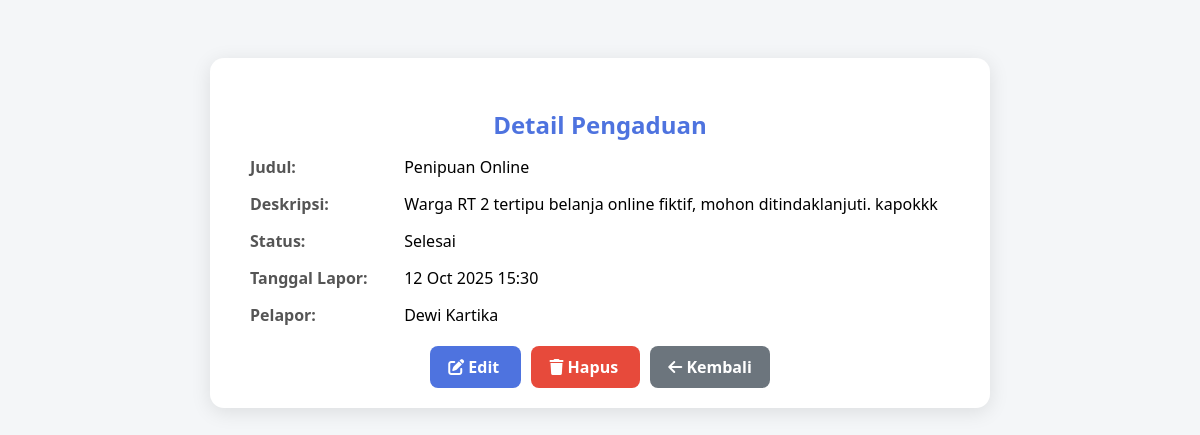
The page /warga/pengaduan/10/ on the database its author committed.
### warga/models.py (models this page shows, shortened)
class Pengaduan(models.Model):
    STATUS_CHOICES = [
        ('BARU', 'Baru'),
        ('DIPROSES', 'Diproses'),
        ('SELESAI', 'Selesai'),
    ]
    judul = models.CharField(max_length=200)
    deskripsi = models.TextField()
    status = models.CharField(max_length=10, choices=STATUS_CHOICES, default='BARU')
    tanggal_lapor = models.DateTimeField(auto_now_add=True)
    pelapor = models.ForeignKey(Warga, on_delete=models.CASCADE, related_name='pengaduan')

class Warga(models.Model):
    nik = models.CharField(max_length = 16, unique = True, verbose_name = "Nomor Induk Kependudukan")
    nama_lengkap = models.CharField(max_length = 100, verbose_name = "Nama Lengkap")
    alamat = models.TextField(verbose_name = "Alamat Tinggal")
    no_telepon = models.CharField(max_length = 15, blank = True, verbose_name = "Nomor Telepon")
    tanggal_registrasi = models.DateTimeField(auto_now_add = True)

### warga/views.py (the view)
# urls.py: path('pengaduan/<int:pk>/', PengaduanDetailView.as_view(), name='pengaduan-detail'),
class PengaduanDetailView(DetailView):
    model = Pengaduan
    template_name = 'warga/pengaduan_detail.html'
    context_object_name = 'pengaduan'

### warga/templates/warga/pengaduan_detail.html (shortened to what this page needs)
<!DOCTYPE html>
<html lang="id">
<head>
    <link rel="stylesheet" href="https://cdnjs.cloudflare.com/ajax/libs/font-awesome/6.5.0/css/all.min.css">
</head>
<body>
    <div class="container">
        <h2>Detail Pengaduan</h2>
        <div class="detail-item">
            <strong>Judul:</strong> {{ pengaduan.judul }}
        </div>
        <div class="detail-item">
            <strong>Deskripsi:</strong> {{ pengaduan.deskripsi }}
        </div>
        <div class="detail-item">
            <strong>Status:</strong> {{ pengaduan.get_status_display }}
        </div>
        <div class="detail-item">
            <strong>Tanggal Lapor:</strong> {{ pengaduan.tanggal_lapor|date:"d M Y H:i" }}
        </div>
        <div class="detail-item">
            <strong>Pelapor:</strong> {{ pengaduan.pelapor.nama_lengkap }}
        </div>
        <div class="buttons">
            <a href="{% url 'pengaduan-edit' pengaduan.pk %}" class="btn-edit">
                <i class="fa-solid fa-pen-to-square"></i> Edit
            </a>
            <a href="{% url 'pengaduan-hapus' pengaduan.pk %}" class="btn-delete">
                <i class="fa-solid fa-trash"></i> Hapus
            </a>
            <a href="{% url 'pengaduan-list' %}" class="btn-back">
                <i class="fa-solid fa-arrow-left"></i> Kembali
            </a>
        </div>
    </div>
</body>
</html>

### warga/templates/warga/pengaduan_detail.html (style rules this page uses)
body { font-family: 'Segoe UI', Tahoma, Geneva, Verdana, sans-serif; background-color: #f4f6f8; padding: 50px; }
.container { max-width: 700px; background: #fff; margin: auto; padding: 30px 40px; border-radius: 14px; box-shadow: 0 4px 20px rgba(0, 0, 0, 0.1); }
h2 { color: #4e73df; margin-bottom: 15px; text-align: center; }
.detail-item { margin-bottom: 15px; }
.detail-item strong { display: inline-block; width: 150px; color: #555; }
.buttons { text-align: center; margin-top: 30px; }
.buttons a { text-decoration: none; padding: 10px 18px; border-radius: 8px; font-weight: 600; color: #fff; margin: 0 5px; }
.btn-edit { background-color: #4e73df; }
.btn-delete { background-color: #e74a3b; }
.btn-back { background-color: #6c757d; }

### rows shown on the page
Pengaduan: judul "Penipuan Online", deskripsi "Warga RT 2 tertipu belanja online fiktif, mohon ditindaklanjuti. kapokkk", status "Selesai", tanggal_lapor "12 Oct 2025 15:30", pelapor.nama_lengkap "Dewi Kartika"
